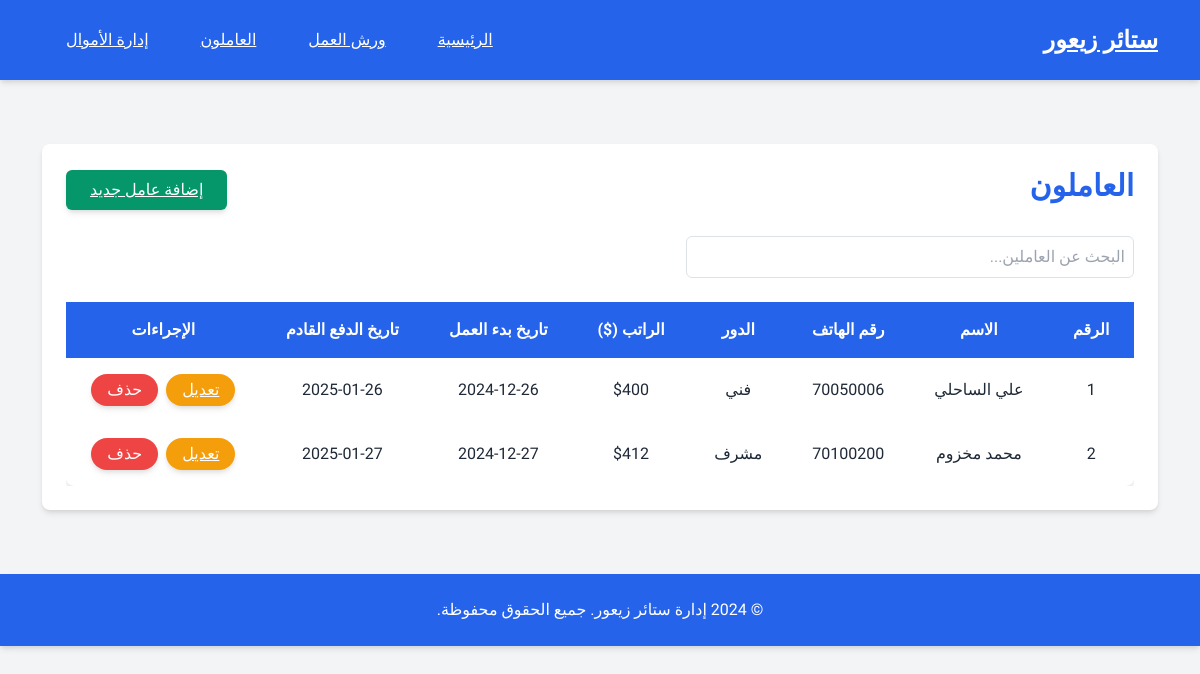
The page /workers on the database as committed earlier.
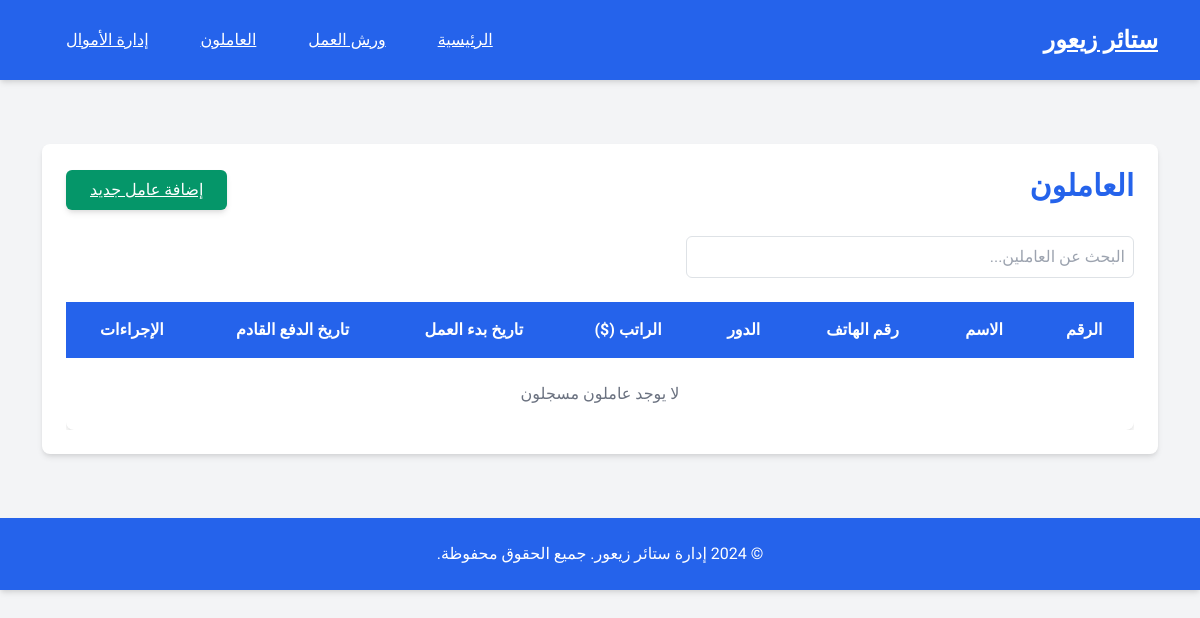
The same page on the database as committed later.
### tables this page shows
CREATE TABLE Workers (
        WorkerID INTEGER PRIMARY KEY AUTOINCREMENT,
        Name TEXT NOT NULL,
        PhoneNumber TEXT,
        Role TEXT NOT NULL,
        Salary REAL NOT NULL,
        StartDate DATE NOT NULL
    );

### app.py (the view)
@app.route('/workers')
def workers():
    conn = get_db_connection()
    workers = conn.execute('SELECT * FROM Workers').fetchall()
    conn.close()
    return render_template('workers.html', workers=workers)

### app.py (called while the page is built)
@app.template_filter('date_add')
def date_add(date_str, months=1):
    try:
        date = datetime.strptime(date_str, '%Y-%m-%d')
        new_date = date + relativedelta(months=months)
        return new_date.strftime('%Y-%m-%d')
    except ValueError:
        return "Invalid Date"

def get_db_connection():
    conn = sqlite3.connect(DATABASE)
    conn.row_factory = sqlite3.Row  # To return results as dictionaries
    return conn

### templates/workers.html (shortened to what this page needs)
{% extends 'base.html' %}
{% block content %}
<div class="max-w-7xl mx-auto bg-white p-6 rounded-lg shadow-md mt-8" style="font-family: 'Tajawal', sans-serif;">
    <div class="flex justify-between items-center mb-4">
        <h2 class="text-3xl font-bold text-blue-600">العاملون</h2>
        <a href="{{ url_for('add_worker') }}" class="bg-green-600 text-white px-4 py-2 rounded-md shadow-md hover:shadow-lg hover:bg-green-700 transition">
            إضافة عامل جديد
        </a>
    </div>
    <div class="mb-4">
        <input type="text" id="search" placeholder="البحث عن العاملين..." class="w-full max-w-md p-2 border border-gray-300 rounded-md focus:outline-none focus:ring-2 focus:ring-blue-600">
    </div>
    <div class="overflow-x-auto mt-4">
        <table class="w-full table-auto bg-white shadow-md rounded-lg">
            <thead class="bg-blue-600 text-white">
                <tr>
                    <th class="px-4 py-3 text-center">الرقم</th>
                    <th class="px-4 py-3 text-center">الاسم</th>
                    <th class="px-4 py-3 text-center">رقم الهاتف</th>
                    <th class="px-4 py-3 text-center">الدور</th>
                    <th class="px-4 py-3 text-center">الراتب ($)</th>
                    <th class="px-4 py-3 text-center">تاريخ بدء العمل</th>
                    <th class="px-4 py-3 text-center">تاريخ الدفع القادم</th>
                    <th class="px-4 py-3 text-center">الإجراءات</th>
                </tr>
            </thead>
            <tbody id="workerTable">
                {% for worker in workers %}
                <tr class="hover:bg-gray-100 transition-colors">
                    <td class="px-4 py-3 text-center">{{ worker['WorkerID'] }}</td>
                    <td class="px-4 py-3 text-center">{{ worker['Name'] }}</td>
                    <td class="px-4 py-3 text-center">{{ worker['PhoneNumber'] or 'غير متوفر' }}</td>
                    <td class="px-4 py-3 text-center">{{ worker['Role'] }}</td>
                    <td class="px-4 py-3 text-center">
                        ${{ worker['Salary']|int if worker['Salary'] == worker['Salary']|round else worker['Salary'] }}
                    </td>
                    <td class="px-4 py-3 text-center">{{ worker['StartDate'] }}</td>
                    <td class="px-4 py-3 text-center">
                        {% set next_payment = worker['StartDate']|date_add(months=1) %}
                        {{ next_payment }}
                    </td>
                    <td class="px-4 py-3 text-center">
                        <div class="inline-flex justify-center items-center gap-2">
                            <a href="{{ url_for('edit_worker', worker_id=worker['WorkerID']) }}"
                               class="bg-yellow-500 text-white px-3 py-1 rounded-full shadow-md hover:shadow-lg hover:bg-yellow-600 transition">
                                تعديل
                            </a>
                            <form method="POST" action="{{ url_for('delete_worker', worker_id=worker['WorkerID']) }}">
                                <button type="submit"
                                        class="bg-red-500 text-white px-3 py-1 rounded-full shadow-md hover:shadow-lg hover:bg-red-600 transition">
                                    حذف
                                </button>
                            </form>
                        </div>
                    </td>
                </tr>
                {% else %}
                <tr>
                    <td colspan="8" class="text-center text-gray-500 py-4">لا يوجد عاملون مسجلون</td>
                </tr>
                {% endfor %}
            </tbody>
        </table>
    </div>
</div>
{% endblock %}

### templates/base.html (shortened to what this page needs)
<!DOCTYPE html>
<html lang="ar" dir="rtl">
<head>
    <link href="https://cdn.jsdelivr.net/npm/tailwindcss@2.2.19/dist/tailwind.min.css" rel="stylesheet">
    <link href="https://cdnjs.cloudflare.com/ajax/libs/select2/4.1.0-beta.1/css/select2.min.css" rel="stylesheet" />
<link rel="stylesheet" href="https://cdn.jsdelivr.net/npm/choices.js/public/assets/styles/choices.min.css" />
<link href="https://cdn.jsdelivr.net/npm/bootstrap@5.3.0-alpha1/dist/css/bootstrap.min.css" rel="stylesheet">
</head>
<body class="bg-gray-100 text-gray-800">
    <nav class="bg-blue-600 shadow-md">
        <div class="container mx-auto px-6 py-4 flex justify-between items-center">
            <a href="/" class="text-2xl font-bold text-white">ستائر زيعور</a>
            <div>
                <a href="/" class="text-white hover:text-yellow-300 px-4">الرئيسية</a>
                <a href="/workshops" class="text-white hover:text-yellow-300 px-4">ورش العمل</a>
                <a href="/workers" class="text-white hover:text-yellow-300 px-4">العاملون</a>
                <a href="/transactions" class="text-white hover:text-yellow-300 px-4">إدارة الأموال</a>
            </div>
        </div>
    </nav>
    <main class="container mx-auto px-6 py-8">
        {% block content %}{% endblock %}
    </main>
    <footer class="bg-blue-600 shadow-md mt-8">
        <div class="container mx-auto px-6 py-4 text-center text-white">
            &copy; 2024 إدارة ستائر زيعور. جميع الحقوق محفوظة.
        </div>
    </footer>
</body>
<link href="https://cdnjs.cloudflare.com/ajax/libs/select2/4.1.0-beta.1/css/select2.min.css" rel="stylesheet" />
</html>

### templates/base.html (style rules this page uses)
body { font-family: 'Tajawal', sans-serif; }

Rows that differ between the two databases and show on the page:
removed Workers: WorkerID "1", Name "علي الساحلي", PhoneNumber "70050006", Role "فني", Salary "400", StartDate "2024-12-26", next_payment "2025-01-26"
removed Workers: WorkerID "2", Name "محمد مخزوم", PhoneNumber "70100200", Role "مشرف", Salary "412", StartDate "2024-12-27", next_payment "2025-01-27"
Other text that changed with them:
text now shown: "لا يوجد عاملون مسجلون"
